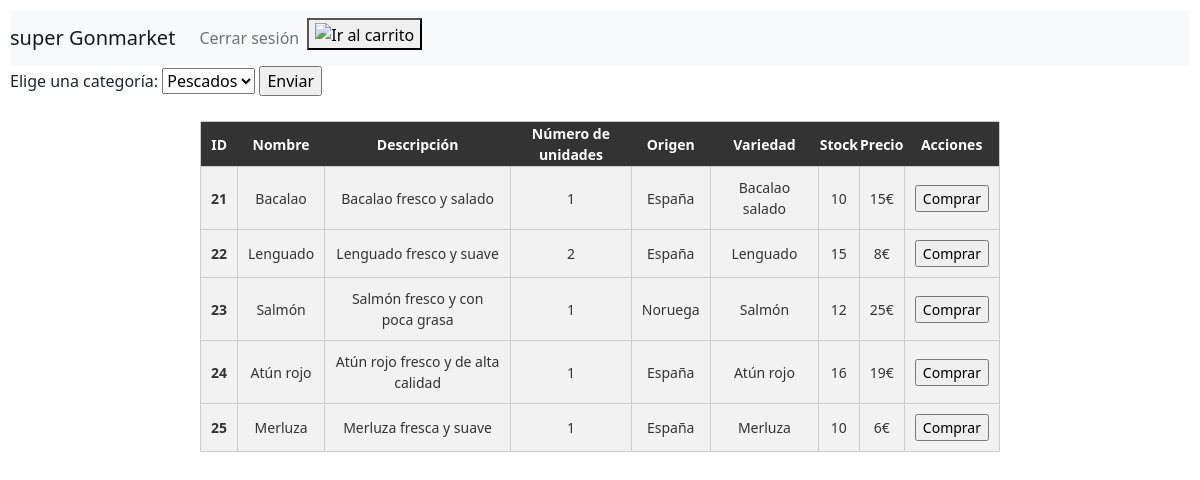
Screenshot of /a/tienda/pescados.php (signed in) with the database file from the repository.
### tables this page shows
CREATE TABLE `pescado` (
  `tabla` varchar(20) NOT NULL DEFAULT 'pescado',
  `id` int(11) NOT NULL,
  `nombre` varchar(255) NOT NULL,
  `descripcion` text DEFAULT NULL,
  `numero_unidades` int(11) DEFAULT NULL,
  `origen` varchar(255) DEFAULT NULL,
  `variedad` varchar(255) DEFAULT NULL,
  `stock` int(11) DEFAULT NULL,
  `precio` int(11) NOT NULL
);

### a/tienda/pescados.php (the view, shortened to what this page needs)
<!DOCTYPE html>
<html lang="en">
<head>
  <link href="https://cdn.jsdelivr.net/npm/bootstrap@5.2.3/dist/css/bootstrap.min.css" rel="stylesheet"
>
  <link href="estilos.css" rel="stylesheet" type="text/css">
</head>
<body class="cuerpo">
  <nav class="navbar navbar-expand-lg navbar-light bg-light">
    <a class="navbar-brand" href="#">super Gonmarket</a>
    <div class="collapse navbar-collapse" id="navbarSupportedContent">
      <ul class="navbar-nav mr-auto">
        <li class="nav-item active">
          <a class="nav-link" href="cerrarSesion.php">Cerrar sesión</a>
        </li>
        <li class="nav-item">
          <form action="carrito.php">
            <button type="submit">
              <img src="https://cdn-icons-png.flaticon.com/512/3394/3394009.png" alt="Ir al carrito"
                style="height: 30px;">
            </button>
          </form>
      </ul>
    </div>
  </nav>
  <?php
  $xml = simplexml_load_file("products.xml");
  ?>
  <form action="" method="post">
    <label for="categoria">Elige una categoría:</label>
    <select name="categoria" id="categoria">
      <?php foreach ($xml->categoria as $categoria) { ?>
        <option value="<?php echo $categoria->nombre; ?>">
          <?php echo $categoria->nombre; ?>
        </option>
      <?php } ?>
    </select>
    <input type="submit" value="Enviar">
  </form>
  <div class="contenedor">
    <?php
    $conn = mysqli_connect("localhost", "root", "", "productos");
    $result = mysqli_query($conn, "SELECT * FROM pescado");
    echo "<table>";
    echo "<tr>";
    echo "<th>ID</th>";
    echo "<th>Nombre</th>";
    echo "<th>Descripción</th>";
    echo "<th>Número de unidades</th>";
    echo "<th>Origen</th>";
    echo "<th>Variedad</th>";
    echo "<th>Stock</th>";
    echo "<th>Precio</th>";
    echo "<th>Acciones</th>";
    echo "</tr>";
    while ($row = mysqli_fetch_assoc($result)) {
      echo "<tr>";
      echo "<td>" . $row["id"] . "</td>";
      echo "<td>" . $row["nombre"] . "</td>";
      echo "<td>" . $row["descripcion"] . "</td>";
      echo "<td>" . $row["numero_unidades"] . "</td>";
      echo "<td>" . $row["origen"] . "</td>";
      echo "<td>" . $row["variedad"] . "</td>";
      echo "<td>" . $row["stock"] . "</td>";
      echo "<td>" . $row["precio"] . "€</td>";
      echo "<td>";
      echo "<form action='carrito.php' method='post'>";
      echo "<input type='submit' value='Comprar' name='comprar'>";
      echo "</form>";
    }
    echo "</table>";
    ?>
  </div>
</body>
</html>

### a/tienda/estilos.css (style rules this page uses)
div.contenedor { width: 800px; height: 500px; margin: auto; transform: 50%; }
table { border: 1px solid black; padding: 10px; margin-top: 25px; }
tr { background-color: #f2f2f2; color: #333; font-size: 14px; text-align: center; border: 1px solid #ccc; }
td { padding: 10px; border: 1px solid #ccc; }
tr:first-child { background-color: #333; color: #fff; }
td:first-child { font-weight: bold; }
.cuerpo { margin: 10px; }

### rows the page displays
pescado: id "21", nombre "Bacalao", descripcion "Bacalao fresco y salado", numero_unidades "1", origen "España", variedad "Bacalao salado", stock "10", precio "15"
pescado: id "22", nombre "Lenguado", descripcion "Lenguado fresco y suave", numero_unidades "2", origen "España", variedad "Lenguado", stock "15", precio "8"
pescado: id "23", nombre "Salmón", descripcion "Salmón fresco y con poca grasa", numero_unidades "1", origen "Noruega", variedad "Salmón", stock "12", precio "25"
pescado: id "24", nombre "Atún rojo", descripcion "Atún rojo fresco y de alta calidad", numero_unidades "1", origen "España", variedad "Atún rojo", stock "16", precio "19"
pescado: id "25", nombre "Merluza", descripcion "Merluza fresca y suave", numero_unidades "1", origen "España", variedad "Merluza", stock "10", precio "6"

### other values shown
form field categoria "Pescados"
